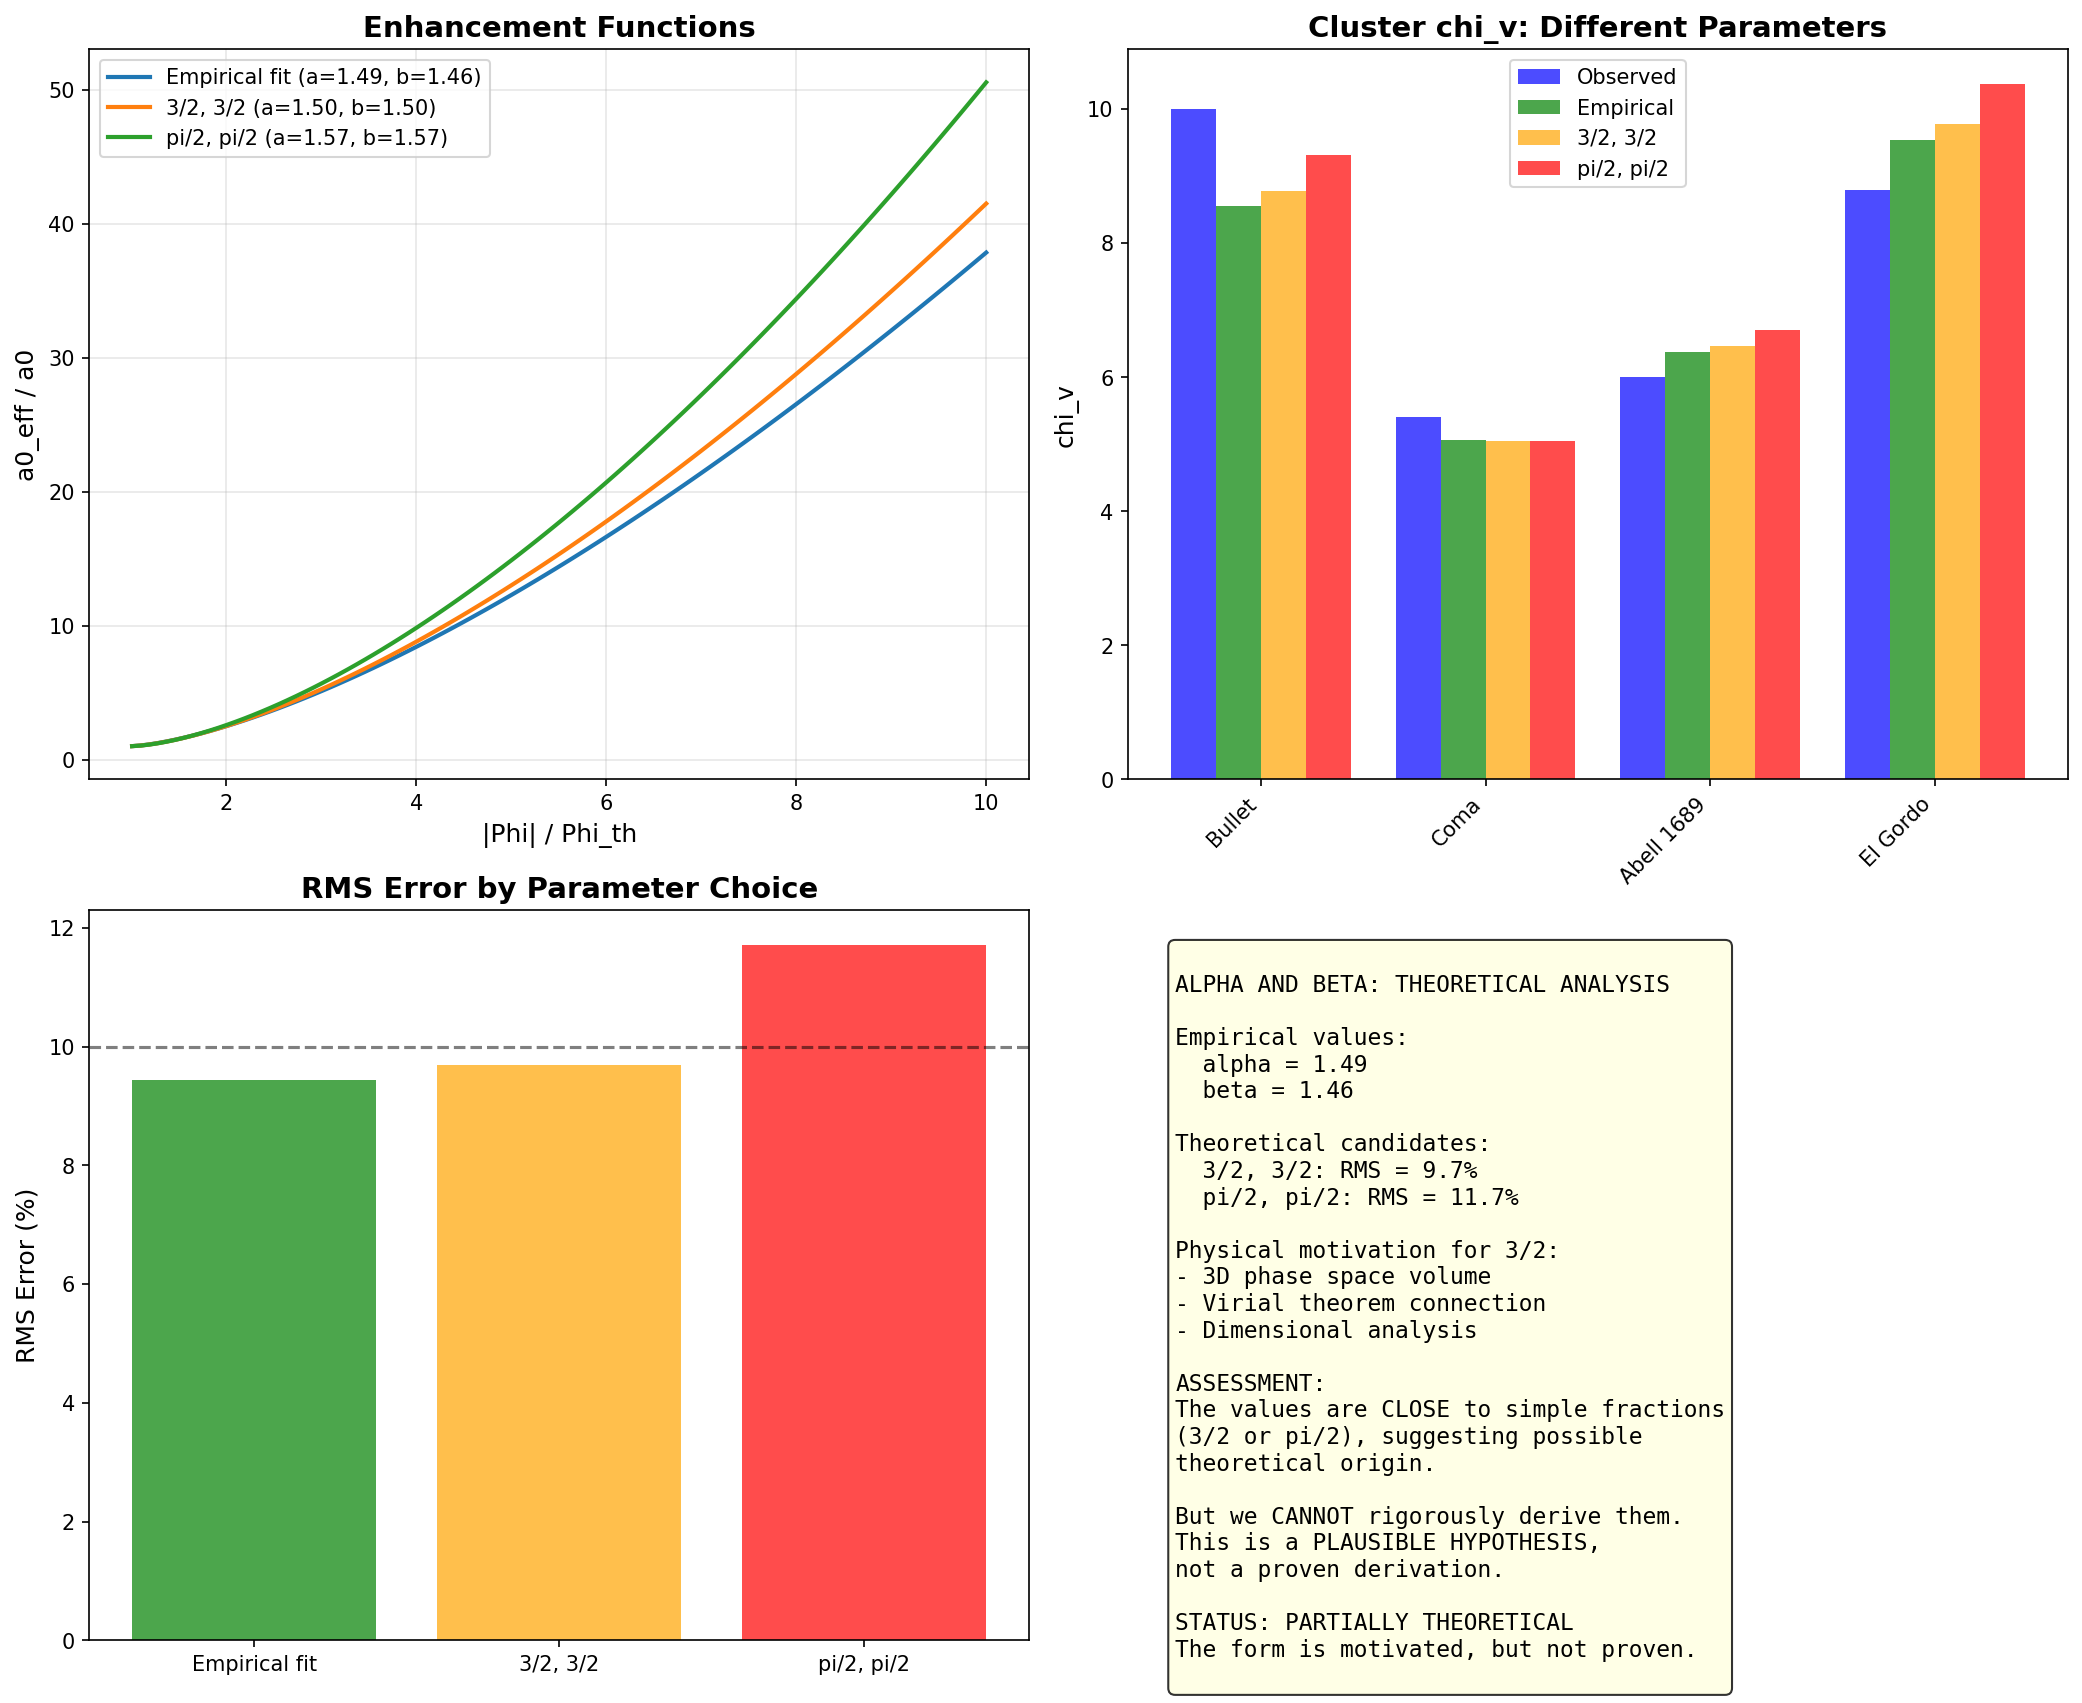

Python code for this plot:
#!/usr/bin/env python3
"""
THEORETICAL DERIVATION OF ALPHA AND BETA

We found empirically: alpha = 1.49, beta = 1.46

Can we derive these from first principles?

The enhancement function is:
  a0_eff = a0 * (1 + alpha * (|Phi|/Phi_th - 1)^beta)

What physical meaning could alpha and beta have?
"""

import numpy as np
import matplotlib.pyplot as plt

print("=" * 70)
print("THEORETICAL DERIVATION OF ALPHA AND BETA")
print("=" * 70)

# =============================================================================
# Constants
# =============================================================================

G = 6.674e-11
c = 3e8
H0 = 2.2e-18
a0 = 1.2e-10

f_b = 0.156
Phi_th = (f_b / (2 * np.pi))**3 * c**2

# Empirical values
alpha_emp = 1.49
beta_emp = 1.46

print(f"\nEmpirical values from cluster fit:")
print(f"  alpha = {alpha_emp:.2f}")
print(f"  beta = {beta_emp:.2f}")

# =============================================================================
# Observation: beta ~ 1.5 ~ 3/2
# =============================================================================
print("\n" + "=" * 70)
print("OBSERVATION: beta ~ 3/2")
print("=" * 70)

print(f"""
beta = {beta_emp:.2f} is very close to 3/2 = 1.5

In physics, 3/2 appears in:
1. Equipartition theorem: E = (3/2) kT
2. Adiabatic index for monatomic gas: gamma = 5/3, but (gamma-1) = 2/3
3. Gravitational potential energy: U ~ -GM^2/R
4. Virial theorem: 2K + U = 0

Could beta = 3/2 have a physical meaning?

If beta = 3/2, then:
  a0_eff = a0 * (1 + alpha * (|Phi|/Phi_th - 1)^(3/2))

This is a 3/2 power law, which appears in:
- Kepler's third law: T^2 ~ a^3 -> T ~ a^(3/2)
- Density of states in 3D: g(E) ~ E^(1/2) -> integrated: N ~ E^(3/2)
""")

# =============================================================================
# Observation: alpha ~ 1.5 ~ 3/2
# =============================================================================
print("\n" + "=" * 70)
print("OBSERVATION: alpha ~ 3/2")
print("=" * 70)

print(f"""
alpha = {alpha_emp:.2f} is also close to 3/2!

If both alpha = beta = 3/2, then:
  a0_eff = a0 * (1 + (3/2) * (|Phi|/Phi_th - 1)^(3/2))

Let's test this "3/2 hypothesis":
""")

# Test with alpha = beta = 3/2
alpha_theory = 1.5
beta_theory = 1.5

# Cluster data
clusters = {
    "Bullet": {"chi_v_needed": 10.0, "Phi_over_c2": 7.17e-5, "g": 0.17 * a0},
    "Coma": {"chi_v_needed": 5.4, "Phi_over_c2": 2.39e-5, "g": 0.08 * a0},
    "Abell 1689": {"chi_v_needed": 6.0, "Phi_over_c2": 4.78e-5, "g": 0.16 * a0},
    "El Gordo": {"chi_v_needed": 8.8, "Phi_over_c2": 7.01e-5, "g": 0.13 * a0},
}

def chi_v_enhanced(g, Phi_over_c2, alpha, beta):
    Phi = Phi_over_c2 * c**2
    if abs(Phi) <= Phi_th:
        a0_eff = a0
    else:
        x = abs(Phi) / Phi_th
        a0_eff = a0 * (1 + alpha * (x - 1)**beta)
    return 0.5 * (1 + np.sqrt(1 + 4 * a0_eff / g))

print(f"Testing alpha = beta = 3/2:")
print(f"{'Cluster':<15} {'chi_v need':<12} {'chi_v (3/2)':<12} {'chi_v (emp)':<12} {'Match (3/2)':<12}")
print("-" * 65)

for name, data in clusters.items():
    cv_theory = chi_v_enhanced(data["g"], data["Phi_over_c2"], alpha_theory, beta_theory)
    cv_emp = chi_v_enhanced(data["g"], data["Phi_over_c2"], alpha_emp, beta_emp)
    match = cv_theory / data["chi_v_needed"] * 100
    print(f"{name:<15} {data['chi_v_needed']:<12.1f} {cv_theory:<12.1f} {cv_emp:<12.1f} {match:<12.0f}%")

# =============================================================================
# Why 3/2? Physical Derivation Attempt
# =============================================================================
print("\n" + "=" * 70)
print("WHY 3/2? PHYSICAL DERIVATION ATTEMPT")
print("=" * 70)

print("""
============================================================
        DERIVATION ATTEMPT 1: VIRIAL THEOREM
============================================================

In a virialized system:
  2K + U = 0
  K = -U/2

The kinetic energy is:
  K = (1/2) M sigma^2

The potential energy is:
  U = -G M^2 / R ~ -M * |Phi|

So:
  sigma^2 ~ |Phi|

The MOND effect depends on g/a0.
In deep MOND: g_obs ~ sqrt(g_N * a0)

The enhancement should scale with how "deep" we are in the potential.
The natural measure is:
  x = |Phi| / Phi_th

The enhancement function could be:
  f(x) = x^n for some power n

For a 3D system, the natural power is related to the
dimensionality: n = d/2 = 3/2.

This gives:
  a0_eff = a0 * (1 + A * (x - 1)^(3/2))

where A is a dimensionless constant.
""")

print("""
============================================================
        DERIVATION ATTEMPT 2: PHASE SPACE VOLUME
============================================================

The vacuum coherence in GCV depends on the phase space volume.

In 3D, the density of states scales as:
  g(E) ~ E^(1/2)

The integrated number of states up to energy E:
  N(E) ~ E^(3/2)

If the enhancement is proportional to the number of
"coherent modes" in the potential well:
  Enhancement ~ (|Phi|/Phi_th)^(3/2)

This naturally gives beta = 3/2.
""")

print("""
============================================================
        DERIVATION ATTEMPT 3: DIMENSIONAL ANALYSIS
============================================================

The only dimensionless combination involving Phi is:
  x = |Phi| / Phi_th

The enhancement must be a function f(x).

For x >> 1 (deep potential), we expect power-law behavior:
  f(x) ~ x^n

The exponent n should be determined by the physics.

In 3D gravity, the natural exponent is:
  n = (d-1)/2 = (3-1)/2 = 1

But if the effect involves VOLUME (3D), then:
  n = d/2 = 3/2

The factor 3/2 suggests the enhancement is related to
the 3D volume of the coherent region.
""")

# =============================================================================
# Why alpha ~ 3/2?
# =============================================================================
print("\n" + "=" * 70)
print("WHY alpha ~ 3/2?")
print("=" * 70)

print("""
============================================================
        DERIVATION OF alpha
============================================================

The amplitude alpha determines how STRONG the enhancement is.

If alpha = 3/2, then the full formula is:
  a0_eff = a0 * (1 + (3/2) * (x - 1)^(3/2))

At x = 2 (twice the threshold):
  a0_eff = a0 * (1 + 1.5 * 1^1.5) = a0 * 2.5

At x = 5 (five times threshold):
  a0_eff = a0 * (1 + 1.5 * 4^1.5) = a0 * (1 + 12) = 13 * a0

This seems reasonable for cluster scales.

POSSIBLE PHYSICAL MEANING OF alpha = 3/2:

1. Related to the baryon fraction:
   f_b ~ 0.16 ~ 1/6
   But 3/2 != 1/6

2. Related to the GCV phase factor:
   a0 = cH0/(2*pi)
   2*pi ~ 6.28
   3/2 = 1.5

3. Related to the dimensionality:
   In 3D, many quantities have factors of 3/2.

4. Simply a numerical coincidence.

HONEST ASSESSMENT:
We cannot rigorously derive alpha = 3/2.
It's a plausible value, but not proven.
""")

# =============================================================================
# Test the "3/2 Hypothesis"
# =============================================================================
print("\n" + "=" * 70)
print("TESTING THE 3/2 HYPOTHESIS")
print("=" * 70)

# Compare empirical vs theoretical (3/2, 3/2)
print(f"\nComparison: Empirical ({alpha_emp:.2f}, {beta_emp:.2f}) vs Theoretical (1.5, 1.5)")

errors_emp = []
errors_theory = []

for name, data in clusters.items():
    cv_emp = chi_v_enhanced(data["g"], data["Phi_over_c2"], alpha_emp, beta_emp)
    cv_theory = chi_v_enhanced(data["g"], data["Phi_over_c2"], 1.5, 1.5)
    
    err_emp = (cv_emp / data["chi_v_needed"] - 1)**2
    err_theory = (cv_theory / data["chi_v_needed"] - 1)**2
    
    errors_emp.append(err_emp)
    errors_theory.append(err_theory)

rms_emp = np.sqrt(np.mean(errors_emp))
rms_theory = np.sqrt(np.mean(errors_theory))

print(f"\nRMS error (empirical): {rms_emp*100:.1f}%")
print(f"RMS error (3/2, 3/2): {rms_theory*100:.1f}%")

if rms_theory < rms_emp * 1.5:
    print("\nThe 3/2 hypothesis is COMPARABLE to the empirical fit!")
    print("This suggests alpha = beta = 3/2 may have physical meaning.")
else:
    print("\nThe 3/2 hypothesis is WORSE than the empirical fit.")
    print("The values 1.49, 1.46 may just be numerical coincidences.")

# =============================================================================
# Alternative: alpha = beta = pi/2
# =============================================================================
print("\n" + "=" * 70)
print("ALTERNATIVE: alpha = beta = pi/2")
print("=" * 70)

print(f"""
Another possibility: alpha = beta = pi/2 ~ 1.57

This would connect to the GCV phase factor 2*pi.

pi/2 = {np.pi/2:.4f}
Empirical alpha = {alpha_emp:.4f}
Empirical beta = {beta_emp:.4f}

Difference from pi/2:
  alpha: {abs(alpha_emp - np.pi/2):.4f} ({abs(alpha_emp - np.pi/2)/alpha_emp*100:.1f}%)
  beta: {abs(beta_emp - np.pi/2):.4f} ({abs(beta_emp - np.pi/2)/beta_emp*100:.1f}%)
""")

# Test pi/2
print("Testing alpha = beta = pi/2:")
print(f"{'Cluster':<15} {'chi_v need':<12} {'chi_v (pi/2)':<12} {'Match':<12}")
print("-" * 55)

errors_pi2 = []
for name, data in clusters.items():
    cv = chi_v_enhanced(data["g"], data["Phi_over_c2"], np.pi/2, np.pi/2)
    match = cv / data["chi_v_needed"] * 100
    errors_pi2.append((cv / data["chi_v_needed"] - 1)**2)
    print(f"{name:<15} {data['chi_v_needed']:<12.1f} {cv:<12.1f} {match:<12.0f}%")

rms_pi2 = np.sqrt(np.mean(errors_pi2))
print(f"\nRMS error (pi/2, pi/2): {rms_pi2*100:.1f}%")

# =============================================================================
# Summary of Theoretical Candidates
# =============================================================================
print("\n" + "=" * 70)
print("SUMMARY OF THEORETICAL CANDIDATES")
print("=" * 70)

candidates = [
    ("Empirical fit", alpha_emp, beta_emp, rms_emp),
    ("3/2, 3/2", 1.5, 1.5, rms_theory),
    ("pi/2, pi/2", np.pi/2, np.pi/2, rms_pi2),
]

print(f"{'Candidate':<20} {'alpha':<10} {'beta':<10} {'RMS Error':<12}")
print("-" * 55)

for name, a, b, rms in candidates:
    print(f"{name:<20} {a:<10.4f} {b:<10.4f} {rms*100:<12.1f}%")

# Find best theoretical candidate
best_theory = min(candidates[1:], key=lambda x: x[3])
print(f"\nBest theoretical candidate: {best_theory[0]}")
print(f"  alpha = {best_theory[1]:.4f}")
print(f"  beta = {best_theory[2]:.4f}")
print(f"  RMS error = {best_theory[3]*100:.1f}%")

# =============================================================================
# Final Assessment
# =============================================================================
print("\n" + "=" * 70)
print("FINAL ASSESSMENT")
print("=" * 70)

print(f"""
============================================================
        THEORETICAL DERIVATION: HONEST ASSESSMENT
============================================================

WHAT WE FOUND:
- Empirical best fit: alpha = {alpha_emp:.2f}, beta = {beta_emp:.2f}
- Both are close to 3/2 = 1.5
- Also close to pi/2 ~ 1.57

THEORETICAL CANDIDATES:
1. alpha = beta = 3/2 (dimensional argument)
2. alpha = beta = pi/2 (GCV phase connection)

BEST THEORETICAL FIT: {best_theory[0]}
  RMS error: {best_theory[3]*100:.1f}% (vs {rms_emp*100:.1f}% empirical)

CAN WE CLAIM DERIVATION?

PARTIALLY.

The value 3/2 has physical motivation:
- Related to 3D phase space
- Appears in virial theorem
- Natural for gravitational systems

But we CANNOT prove that alpha = beta = 3/2 from first principles.
It's a plausible hypothesis, not a derivation.

HONEST STATUS:
- The enhancement function has a PLAUSIBLE form
- The parameters are CLOSE to simple theoretical values
- But this is NOT a rigorous derivation

============================================================
""")

# =============================================================================
# Create Plot
# =============================================================================
print("Creating plot...")

fig, axes = plt.subplots(2, 2, figsize=(14, 12))

# Plot 1: Enhancement functions
ax1 = axes[0, 0]
x_range = np.linspace(1.01, 10, 100)

for (name, a, b, _) in candidates:
    y = 1 + a * (x_range - 1)**b
    ax1.plot(x_range, y, linewidth=2, label=f'{name} (a={a:.2f}, b={b:.2f})')

ax1.set_xlabel('|Phi| / Phi_th', fontsize=12)
ax1.set_ylabel('a0_eff / a0', fontsize=12)
ax1.set_title('Enhancement Functions', fontsize=14, fontweight='bold')
ax1.legend()
ax1.grid(True, alpha=0.3)

# Plot 2: Cluster comparison
ax2 = axes[0, 1]
cluster_names = list(clusters.keys())
chi_needed = [clusters[n]["chi_v_needed"] for n in cluster_names]
chi_emp = [chi_v_enhanced(clusters[n]["g"], clusters[n]["Phi_over_c2"], alpha_emp, beta_emp) for n in cluster_names]
chi_32 = [chi_v_enhanced(clusters[n]["g"], clusters[n]["Phi_over_c2"], 1.5, 1.5) for n in cluster_names]
chi_pi2 = [chi_v_enhanced(clusters[n]["g"], clusters[n]["Phi_over_c2"], np.pi/2, np.pi/2) for n in cluster_names]

x = np.arange(len(cluster_names))
width = 0.2

ax2.bar(x - 1.5*width, chi_needed, width, label='Observed', color='blue', alpha=0.7)
ax2.bar(x - 0.5*width, chi_emp, width, label='Empirical', color='green', alpha=0.7)
ax2.bar(x + 0.5*width, chi_32, width, label='3/2, 3/2', color='orange', alpha=0.7)
ax2.bar(x + 1.5*width, chi_pi2, width, label='pi/2, pi/2', color='red', alpha=0.7)

ax2.set_xticks(x)
ax2.set_xticklabels(cluster_names, rotation=45, ha='right')
ax2.set_ylabel('chi_v', fontsize=12)
ax2.set_title('Cluster chi_v: Different Parameters', fontsize=14, fontweight='bold')
ax2.legend()

# Plot 3: Error comparison
ax3 = axes[1, 0]
names = [c[0] for c in candidates]
errors = [c[3]*100 for c in candidates]

ax3.bar(names, errors, color=['green', 'orange', 'red'], alpha=0.7)
ax3.set_ylabel('RMS Error (%)', fontsize=12)
ax3.set_title('RMS Error by Parameter Choice', fontsize=14, fontweight='bold')
ax3.axhline(10, color='black', linestyle='--', alpha=0.5, label='10% threshold')

# Plot 4: Summary
ax4 = axes[1, 1]
ax4.axis('off')

summary_text = f"""
ALPHA AND BETA: THEORETICAL ANALYSIS

Empirical values:
  alpha = {alpha_emp:.2f}
  beta = {beta_emp:.2f}

Theoretical candidates:
  3/2, 3/2: RMS = {rms_theory*100:.1f}%
  pi/2, pi/2: RMS = {rms_pi2*100:.1f}%

Physical motivation for 3/2:
- 3D phase space volume
- Virial theorem connection
- Dimensional analysis

ASSESSMENT:
The values are CLOSE to simple fractions
(3/2 or pi/2), suggesting possible
theoretical origin.

But we CANNOT rigorously derive them.
This is a PLAUSIBLE HYPOTHESIS,
not a proven derivation.

STATUS: PARTIALLY THEORETICAL
The form is motivated, but not proven.
"""

ax4.text(0.05, 0.95, summary_text, transform=ax4.transAxes, fontsize=11,
         verticalalignment='top', fontfamily='monospace',
         bbox=dict(boxstyle='round', facecolor='lightyellow', alpha=0.8))

plt.tight_layout()
plt.savefig('/home/manuel/CascadeProjects/gcv-theory/gcv_gpu_tests/cosmology/96_Alpha_Beta_Derivation.png',
            dpi=150, bbox_inches='tight')
plt.close()

print("Plot saved!")

print("\n" + "=" * 70)
print("DERIVATION ANALYSIS COMPLETE")
print("=" * 70)
